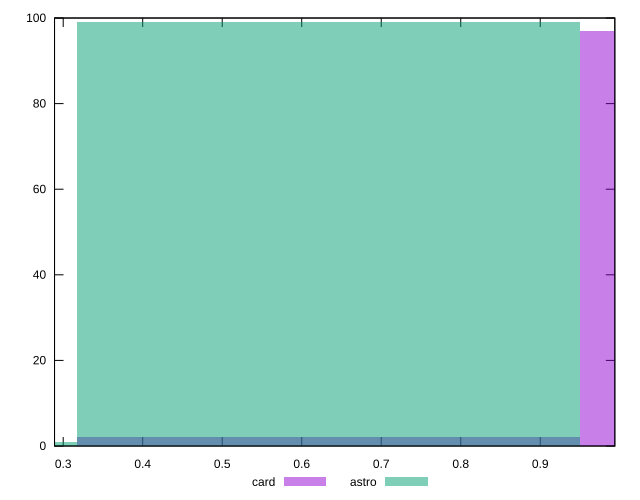

Recreate this plot in gnuplot.
reset

$card <<EOF
1.267028105731412 97
0.633514052865706 2
EOF

$astro <<EOF
0 1
0.633514052865706 99
EOF

set key outside below
set boxwidth 0.633514052865706
set xrange [0.2891005246134949:0.9937960584763349]
set yrange [0:100]
set trange [0:100]
set style fill transparent solid 0.5 noborder
set terminal svg size 640, 500 enhanced background rgb 'white'
set output "reports/report_00030_2021-02-24T20-42-31.540Z/meta/pScore/comparison/histogram/2_vs_3.svg"

plot $card title "card" with boxes, \
     $astro title "astro" with boxes

reset
